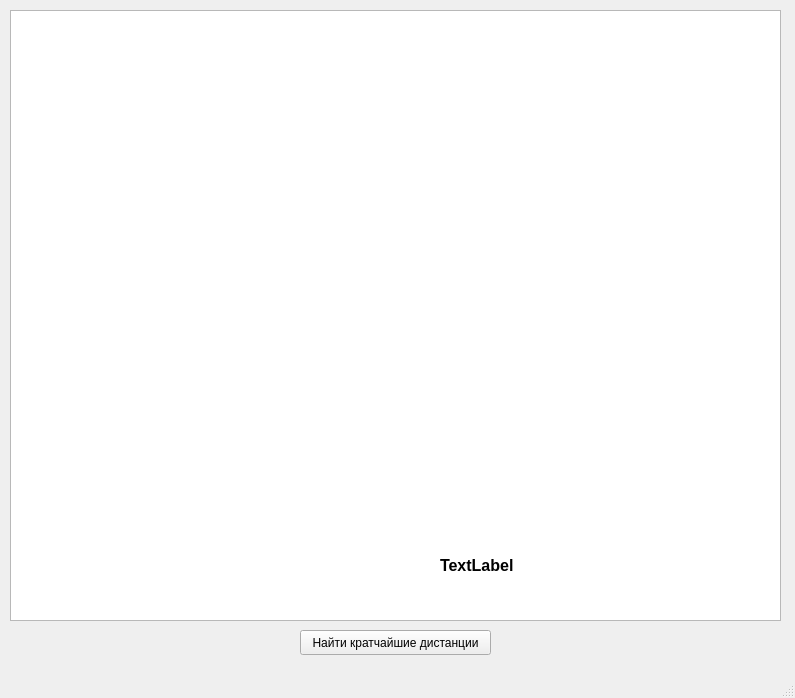
<?xml version="1.0" encoding="UTF-8"?>
<ui version="4.0">
 <class>Graphics</class>
 <widget class="QMainWindow" name="Graphics">
  <property name="geometry">
   <rect>
    <x>0</x>
    <y>0</y>
    <width>795</width>
    <height>698</height>
   </rect>
  </property>
  <property name="windowTitle">
   <string>Graphics</string>
  </property>
  <widget class="QWidget" name="centralwidget">
   <widget class="QGraphicsView" name="graphicsView">
    <property name="geometry">
     <rect>
      <x>10</x>
      <y>10</y>
      <width>771</width>
      <height>611</height>
     </rect>
    </property>
   </widget>
   <widget class="QLabel" name="path">
    <property name="geometry">
     <rect>
      <x>440</x>
      <y>540</y>
      <width>331</width>
      <height>51</height>
     </rect>
    </property>
    <property name="font">
     <font>
      <pointsize>12</pointsize>
      <weight>75</weight>
      <bold>true</bold>
     </font>
    </property>
    <property name="text">
     <string>TextLabel</string>
    </property>
   </widget>
   <widget class="QPushButton" name="pushButton">
    <property name="geometry">
     <rect>
      <x>300</x>
      <y>630</y>
      <width>191</width>
      <height>25</height>
     </rect>
    </property>
    <property name="text">
     <string>Найти кратчайшие дистанции</string>
    </property>
   </widget>
  </widget>
  <widget class="QMenuBar" name="menubar">
   <property name="geometry">
    <rect>
     <x>0</x>
     <y>0</y>
     <width>795</width>
     <height>21</height>
    </rect>
   </property>
  </widget>
  <widget class="QStatusBar" name="statusbar"/>
 </widget>
 <resources/>
 <connections/>
</ui>
